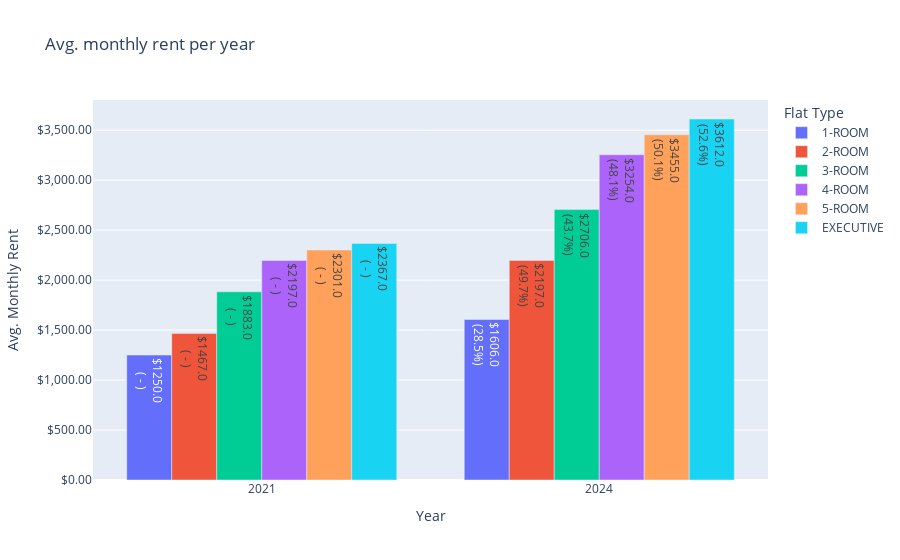

Source (notebook cell):
### Markdown cell above
Despite a stagnating availability or demand in HDB rental units, prices have soared with most unit types except 1-Room apartments seeing more increases in rental prices month-on-month than a decrease in price. Especially for 3-Room and 4-Room units which saw more increments in monthly rent since 2021.

Across the board, all the unit types saw the highest rental price hikes during the mid to late half of 2022 - admidst the Covid pandemic - inverse to the change rate in HDB rental units. This is mostly likely due to the drop in demand or availability during the pandemic leading to most foreign workers and expats (i.e. people most likely to rent units) leaving the country during this period.

### Code cell
# Extract data for average monthly rent prices by flat-type for earliest and latest year comparison
conn = sqlite3.connect('rental.sqlite')
df = pd.read_sql_query('''
						SELECT *,
							CASE
								WHEN avg_rent_change IS NULL THEN ('$' || ROUND(avg_rent,0) || '<br>( - )')
								ELSE ('$' || ROUND(avg_rent,0) || '<br>(' || avg_rent_change || '%)') 
							END AS avg_rent_text
						FROM (
							SELECT *,
								ROUND(((avg_rent/prev_avg_rent)-1)*100,1) AS avg_rent_change
							FROM (
								SELECT *,
									CAST(LAG(avg_rent) OVER (PARTITION BY flat_type ORDER BY year) AS FLOAT) AS prev_avg_rent
								FROM (
									SELECT
										flat_type,
										year,
										ROUND(AVG(monthly_rent),2) AS avg_rent
									FROM (
										SELECT
											flat_type,
											STRFTIME('%Y', DATE((rent_approval_date || '-01'))) AS year,
											DATE((rent_approval_date || '-01')) AS month,
											AVG(monthly_rent) AS monthly_rent
										FROM rental
										GROUP BY 1,2,3
									)
									WHERE year IN ('2021','2024')
									GROUP BY 1,2
								)
							)
						)
                  		''', conn)

fig_yearly_rent = px.bar(df, x='year', y='avg_rent', color='flat_type', barmode='group', text='avg_rent_text',
                         title='Avg. monthly rent per year',
                         labels={'year': 'Year', 'avg_rent': 'Avg. Monthly Rent', 'flat_type': 'Flat Type'})
fig_yearly_rent.update_layout(yaxis_tickformat='$,.2f', hovermode=False)
fig_yearly_rent.show()

### Figure 1 — Plotly figure (JSON) as saved in the notebook; plotly's stock layout.template omitted (floating-point values rounded to 4 significant figures)
{"data": [{"alignmentgroup": "True", "hovertemplate": "Flat Type=1-ROOM<br>Year=%{x}<br>Avg. Monthly Rent=%{y}<br>avg_rent_text=%{text}<extra></extra>", "legendgroup": "1-ROOM", "marker": {"color": "#636efa", "pattern": {"shape": ""}}, "name": "1-ROOM", "offsetgroup": "1-ROOM", "orientation": "v", "showlegend": true, "text": ["$1250.0<br>( - )", "$1606.0<br>(28.5%)"], "textposition": "auto", "type": "bar", "x": ["2021", "2024"], "xaxis": "x", "y": [1250, 1606.0], "yaxis": "y"}, {"alignmentgroup": "True", "hovertemplate": "Flat Type=2-ROOM<br>Year=%{x}<br>Avg. Monthly Rent=%{y}<br>avg_rent_text=%{text}<extra></extra>", "legendgroup": "2-ROOM", "marker": {"color": "#EF553B", "pattern": {"shape": ""}}, "name": "2-ROOM", "offsetgroup": "2-ROOM", "orientation": "v", "showlegend": true, "text": ["$1467.0<br>( - )", "$2197.0<br>(49.7%)"], "textposition": "auto", "type": "bar", "x": ["2021", "2024"], "xaxis": "x", "y": [1467.0, 2197.0], "yaxis": "y"}, {"alignmentgroup": "True", "hovertemplate": "Flat Type=3-ROOM<br>Year=%{x}<br>Avg. Monthly Rent=%{y}<br>avg_rent_text=%{text}<extra></extra>", "legendgroup": "3-ROOM", "marker": {"color": "#00cc96", "pattern": {"shape": ""}}, "name": "3-ROOM", "offsetgroup": "3-ROOM", "orientation": "v", "showlegend": true, "text": ["$1883.0<br>( - )", "$2706.0<br>(43.7%)"], "textposition": "auto", "type": "bar", "x": ["2021", "2024"], "xaxis": "x", "y": [1883.0, 2706.0], "yaxis": "y"}, {"alignmentgroup": "True", "hovertemplate": "Flat Type=4-ROOM<br>Year=%{x}<br>Avg. Monthly Rent=%{y}<br>avg_rent_text=%{text}<extra></extra>", "legendgroup": "4-ROOM", "marker": {"color": "#ab63fa", "pattern": {"shape": ""}}, "name": "4-ROOM", "offsetgroup": "4-ROOM", "orientation": "v", "showlegend": true, "text": ["$2197.0<br>( - )", "$3254.0<br>(48.1%)"], "textposition": "auto", "type": "bar", "x": ["2021", "2024"], "xaxis": "x", "y": [2197.0, 3254.0], "yaxis": "y"}, {"alignmentgroup": "True", "hovertemplate": "Flat Type=5-ROOM<br>Year=%{x}<br>Avg. Monthly Rent=%{y}<br>avg_rent_text=%{text}<extra></extra>", "legendgroup": "5-ROOM", "marker": {"color": "#FFA15A", "pattern": {"shape": ""}}, "name": "5-ROOM", "offsetgroup": "5-ROOM", "orientation": "v", "showlegend": true, "text": ["$2301.0<br>( - )", "$3455.0<br>(50.1%)"], "textposition": "auto", "type": "bar", "x": ["2021", "2024"], "xaxis": "x", "y": [2301.0, 3455.0], "yaxis": "y"}, {"alignmentgroup": "True", "hovertemplate": "Flat Type=EXECUTIVE<br>Year=%{x}<br>Avg. Monthly Rent=%{y}<br>avg_rent_text=%{text}<extra></extra>", "legendgroup": "EXECUTIVE", "marker": {"color": "#19d3f3", "pattern": {"shape": ""}}, "name": "EXECUTIVE", "offsetgroup": "EXECUTIVE", "orientation": "v", "showlegend": true, "text": ["$2367.0<br>( - )", "$3612.0<br>(52.6%)"], "textposition": "auto", "type": "bar", "x": ["2021", "2024"], "xaxis": "x", "y": [2367.0, 3612.0], "yaxis": "y"}], "layout": {"barmode": "group", "hovermode": false, "legend": {"title": {"text": "Flat Type"}, "tracegroupgap": 0}, "title": {"text": "Avg. monthly rent per year"}, "xaxis": {"anchor": "y", "domain": [0, 1], "title": {"text": "Year"}}, "yaxis": {"anchor": "x", "domain": [0, 1], "tickformat": "$,.2f", "title": {"text": "Avg. Monthly Rent"}}}}
